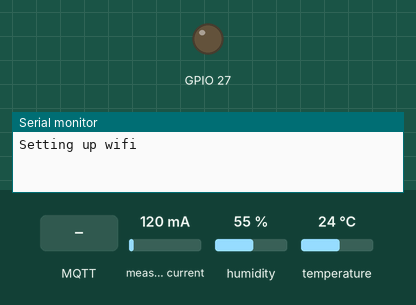
The program below on a simulated ESP32. Parts: output pins drawn as LEDs (lit = HIGH), the last lines printed to the serial monitor. The test bench sets the inputs (shaded band); at power-on: measured current 120 mA, humidity 55 %, temperature 24 °C. WiFi joins after 1.5 s; servers stay silent unless stated; no MQTT or app messages arrive unless stated.

Above: at 0.1 s.
At 2.7 s:
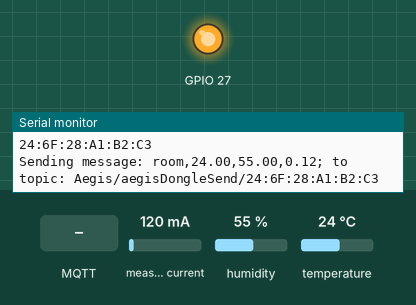
2.8 s: MQTT message "Aegis" arrives on the first subscribed topic
4.4 s: MQTT message "dongleRoomChange" arrives on the first subscribed topic
6.8 s: MQTT message "aegisDongleReceive" arrives on the first subscribed topic
Timing chart, 0 to 9.8 s (numbered marks = the images above; inputs shaded):
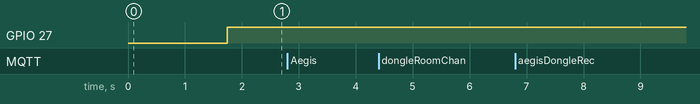

The program:

main.cpp
```cpp
#include "currentSensor.hpp"
#include "tempSensor.hpp"
#include <freertos/FreeRTOS.h>
#include <freertos/task.h>
#include <Arduino.h>
#include <WiFi.h>
#include <PubSubClient.h>
#include <stdlib.h>

using namespace std;

WiFiClient espClient;
PubSubClient client(espClient);
std::string messageBuffer = "";
std::string clientId = WiFi.macAddress().c_str();
std::string room = "room";
std::vector<std::string> topicSplit;
std::vector<std::string> messageSplit;
String topic = "Aegis/aegisDongleSend/" + WiFi.macAddress();
String topic1 = "Aegis/aegisDongleReceive/" + WiFi.macAddress();
std::string message = "on";

std::vector<std::string> splitString(std::string str, char splitter){
    std::vector<std::string> result;
    std::string current = "";
    for(int i = 0; i < str.size(); i++){
        if(str[i] == splitter){
            if(current != ""){
                result.push_back(current);
                current = "";
            }
            continue;
        }
        current += str[i];
    }
    if(current.size() != 0)
        result.push_back(current);
    return result;
}


void callback(char* topic, uint8_t* data, unsigned int code){
  Serial.print("Message arrived in topic: ");
  Serial.println(topic);
  Serial.print("Message:");
  messageBuffer = "";
  for(int i = 0; i < code; i++){
    Serial.print((char)data[i]);
    messageBuffer += (char)data[i];
  }
  Serial.print("\n");
  topicSplit = splitString(topic, '/');
  messageSplit = splitString(messageBuffer, ',');
  if(topicSplit[0] == "Aegis" && topicSplit[1] == "dongleRoomChange") {
    if(messageSplit[0] == clientId) {
      room = messageSplit[1];
    }
  } else if(topicSplit[0] == "Aegis" && topicSplit[1] == "aegisDongleReceive") {
    if(messageBuffer == "off") {
      Serial.println("Turning OFF!");
      message = "off";
    } else {
      Serial.println("Turning ON!");
      message = "on";
    }
  }
}

void setUpWifi(){
  Serial.println("Setting up wifi");
  WiFi.begin("AndroidAP_1584","qqqqqqq1");
  while (WiFi.status() != WL_CONNECTED) {
      delay(500);
      Serial.println("Connecting to WiFi..");
  }
  Serial.println("Connected to the WiFi network");
  client.setServer("aegishome.ninja",8003);
  client.setCallback(callback);
  while (!client.connected()) {
      Serial.println("Connecting to MQTT...");
      if (client.connect(clientId.c_str()), "aegisAdmin", "iLoveAegis!") {
      Serial.println("connected");
      } else {
      Serial.print("failed with state ");
      Serial.print(client.state());
      delay(2000);
      }
  }

  client.publish(topic.c_str(), "Hello from dongle!");
  client.subscribe(topic1.c_str());
  client.subscribe("Aegis/dongleRoomChange");
}

void sendMessage(String topic, String message) {
    Serial.println("Sending message: " + message + " to topic: " + topic);
    client.publish(topic.c_str(), message.c_str());
}

std::string receiveMessage() {
    if(messageBuffer.length()>0){
        std::string temp = messageBuffer;
        messageBuffer = "";
        return temp;
    }
    return "";
}
currentSensor cs;
tempSensor ts;

long startMillis;
long currentMillis;
bool pinState = false;

void setup()
{
  Serial.begin(115200);
  //set up serial communication look at communications.hpp for details
  setUpWifi();
  //set up temperature sensor look at tempSensor.hpp for details
  ts.initTemp();
  //set up current sensor look at currentSensor.hpp for details
  cs.setupCurrentSensor();
  //set up digital pin 27 which is used by the relay
  pinMode(27, OUTPUT);
  //set it to high turn on the relay
  digitalWrite(27, pinState=false);
  startMillis = millis();
  Serial.println(WiFi.macAddress());
}

void loop()
{
  currentMillis = millis();
  long newtime = currentMillis - startMillis;
  double Irms = cs.getIrms();  // Calculate Irms only
  String dhtdata = ts.getTemperature(); //Returns Temperature, Humidity
  sendMessage(topic, String(room.c_str()) + "," + dhtdata + "," + String(Irms) + ';'); //Sends Temperature,Humidity,Irms over bluetooth
  // Serial.println(message.c_str());
  if(message == "on") {
    digitalWrite(27, pinState=true);
  } else if (message == "off") {
    digitalWrite(27, pinState=false);
  }
  client.loop();
  delay(1000);
}
```

currentSensor.hpp
```cpp
#include "EmonLib.h"                   // Include Emon Library

class currentSensor{
    int pin;
    double calibration;
    EnergyMonitor emon1;
    public:
        /**
         * @brief Construct a new current Sensor object
         *
         * @param pin default is 33
         * @param calibration default is 0.5 at 66 ohm burden resistor
         */
        currentSensor(int pin=33, double calibration=0.7){
            this->pin = pin;
            this->calibration = calibration;
        }
        /**
         * @brief Set up the current sensor
         *
         */
        void setupCurrentSensor(){
            emon1.current(pin, calibration);             // Current: input pin, calibration.
        }
        /**
         * @brief Get the Irms object
         *
         * @return double
         */
        double getIrms(){
            return emon1.calcIrms(1480);
        }
};
```

tempSensor.hpp
```cpp
#include "DHTesp.h" // Click here to get the library: http://librarymanager/All#DHTesp


class tempSensor{
    DHTesp dht;
    /** Pin number for DHT11 data pin */
    int dhtPin;


    public:
    /**
     * @brief Construct a new temp Sensor object
     *
     * @param dhtPin
     */
    tempSensor(int dhtPin = 14){
        this->dhtPin = dhtPin;
    }
    /**
     * initTemp
     * Setup DHT library
     * Setup task and timer for repeated measurement
     * @return bool
     *    true if task and timer are started
     *    false if task or timer couldn't be started
     */
    bool initTemp() {
        dht.setup(dhtPin, DHTesp::DHT11);
        return true;
    }

    /**
     * getTemperature
     * Reads temperature from DHT11 sensor
     * @return bool
     *    true if temperature could be aquired
     *    false if aquisition failed
    */
    // bool printTemperature() {
    //     // Reading temperature for humidity takes about 250 milliseconds!
    //     // Sensor readings may also be up to 2 seconds 'old' (it's a very slow sensor)
    //     TempAndHumidity newValues = dht.getTempAndHumidity();

    //     if (dht.getStatus() != 0) {
    //         com.sendMessage("DHT11 error status: " + String(dht.getStatusString()));
    //         return false;
    //     }
    //     com.sendMessage(" T:" + String(newValues.temperature) + " H:" + String(newValues.humidity));
    //     return true;
    // }

    /** getTemperature
     Reads temperature from DHT11 sensor
     returns comma separated data as a string
    */
    String getTemperature() {
        TempAndHumidity newValues = dht.getTempAndHumidity();
        if (dht.getStatus() != 0) {
            return "DHT11 error status: " + String(dht.getStatusString());
        }
        return String(newValues.temperature) + "," + String(newValues.humidity);
    }

};
```
